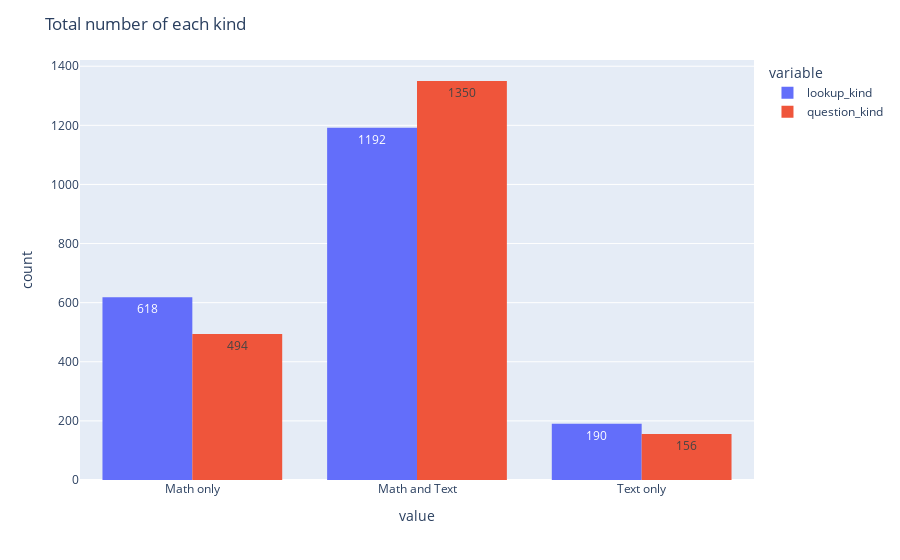

Notebook code for this chart:
### Code cell
"""
    Summary string type
"""
fig = px.histogram(
    data, x=["lookup_kind", "question_kind"], text_auto=True, 
    barmode='group'
    )
fig.update_layout(title_text="Total number of each kind")
fig.show()

### Figure 1 — Plotly figure (JSON) as saved in the notebook; plotly's stock layout.template omitted (floating-point values rounded to 4 significant figures; data arrays with more than 128 entries replaced by an {"elided": "..."} marker saying what was removed)
{"data": [{"alignmentgroup": "True", "bingroup": "x", "hovertemplate": "variable=lookup_kind<br>value=%{x}<br>count=%{y}<extra></extra>", "legendgroup": "lookup_kind", "marker": {"color": "#636efa", "pattern": {"shape": ""}}, "name": "lookup_kind", "offsetgroup": "lookup_kind", "orientation": "v", "showlegend": true, "texttemplate": "%{value}", "type": "histogram", "x": {"elided": "2000 str values"}, "xaxis": "x", "yaxis": "y"}, {"alignmentgroup": "True", "bingroup": "x", "hovertemplate": "variable=question_kind<br>value=%{x}<br>count=%{y}<extra></extra>", "legendgroup": "question_kind", "marker": {"color": "#EF553B", "pattern": {"shape": ""}}, "name": "question_kind", "offsetgroup": "question_kind", "orientation": "v", "showlegend": true, "texttemplate": "%{value}", "type": "histogram", "x": {"elided": "2000 str values"}, "xaxis": "x", "yaxis": "y"}], "layout": {"barmode": "group", "legend": {"title": {"text": "variable"}, "tracegroupgap": 0}, "margin": {"t": 60}, "title": {"text": "Total number of each kind"}, "xaxis": {"anchor": "y", "domain": [0, 1], "title": {"text": "value"}}, "yaxis": {"anchor": "x", "domain": [0, 1], "title": {"text": "count"}}}}
